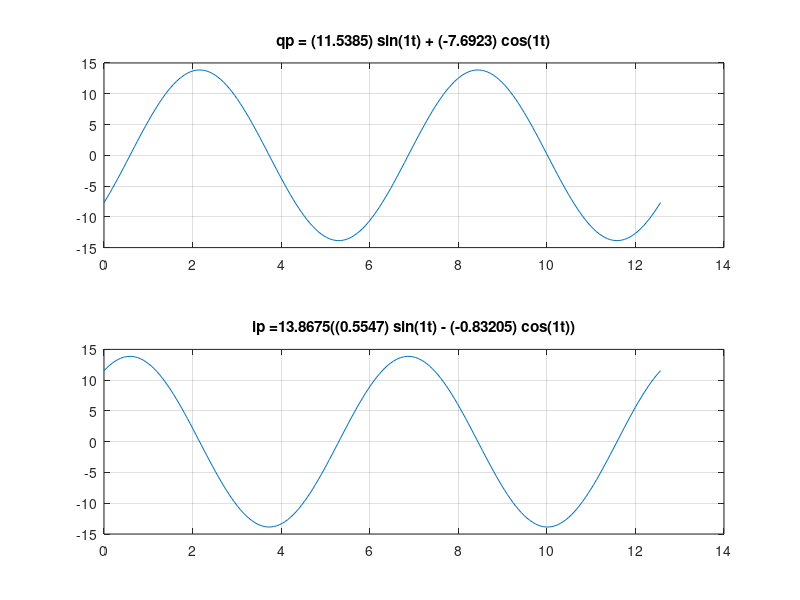

This chart was generated by the following MATLAB code:
% Limpiar la consola y los datos almcanados
clc
clear

%Precición de 15 decimales
output_precision(15);

% Título de la aplicación
% Para circuits RLC
% Para casos iniciales q(0)=0 y i(0)=0
msg = msgbox("Lq'' + Rq' + 1/C q = V sin(wt)\nq(0)=0\ti(o)=0", "Calculadora");
uiwait(msg);

% Ventana de ingreso de datos
prompt = {"R(Ohms)", "L(Henrios)", "C(Faradios)", "V(Volts)", "w(rad/s)"};
defaults = {"2.0", "1.0", "0.25", "50.0", "1.0"};
rowscols = [1,30; 1,30; 1,30; 1,30; 1,30];
in = inputdlg (prompt, "Ingrese los valores del circuito en serie",
      rowscols, defaults);

% Código de error en caso de que se cierre la ventana
if (isempty (in))
   errordlg ('Evaluación cancelada', 'Atención');
   error("Evaluación cancelada por el usuario")
endif

% Inicialización de los datos para calcular
R = str2num(in{1}) % Valor de la resistencia en ohms
L = str2num(in{2}) % Valor de la inductancia en henrios
C = str2num(in{3}) % Valor de la capacitancia en faradios
V = str2num(in{4}) % Valor del voltaje pico de la fuente en volts
w = str2num(in{5}) % Valor de la frecuencia en rad/s

% Para evitar errores matmétics supondremos que todos los valores
% de los voltajes picos son mayores a 0
if (R == 0 || L == 0 || C == 0 || w == 0)
  errordlg ('Evaluación cancelada', 'Atención');
  error("No puede colocar valores para los componentes iguales a 0")
endif

% Suponinedo que q_p(t) = A sen wt + B cos wt
% Como se vio en la semana 10 Circuitos en serie análogos

X = L.*w - 1./(C.*w)   % Reactancia
Z = sqrt(X.^2 + R.^2)  % Impedancia
A = -((V.*X)./(w.*Z.^2)) % Coeficiente reactivo
B = -((V.*R)./(w.*Z.^2)) % Coeficiente impedante

T = (2.*pi)./w; % periodo
t = 0:(T./100):(2.*T); % Valores del tiempo para el gráfico
% De 0 a 2 veces el periodo con unos 100 valores intermedios

% Ecuación particular de la carga
qp = A.*sin(w.*t) + B.*cos(w.*t);
% Etiqueta de la función
label_qp = strcat(
        "qp = (",num2str(A),") sin(",num2str(w),"t) + (",
        num2str(B),") cos(",num2str(w),"t)"
        );
display(label_qp);

% Ecuación particular de la corriente
ip = (V./Z) * ( (R./Z).*(sin(w.*t)) - (X./Z).*(cos(w.*t)));
% Etiqueta de la función
label_ip = strcat(
        "ip = ",num2str(V./Z),"((",num2str(R./Z),") sin(",num2str(w),"t) - (",
        num2str(X/Z),") cos(",num2str(w),"t))"
        );
display(label_ip);

% Configuración de los límites
axis ([0 (2.*T) 0 (2.*T)]);

clf; % Borrar el dibujo actual
subplot (2, 1, 1);  % Posición superior
  plot (t, qp);     % Dibujo del gráfico de la carga
  grid on;          % Activación de al malla
  title (label_qp); % Título del subgráfico
subplot (2, 1, 2);  % Posición superior
  plot (t, ip);     % Dibujo del gráfico de la corriente
  grid on;          % Activación de al malla
  title (label_ip); % Título del subgráfico
